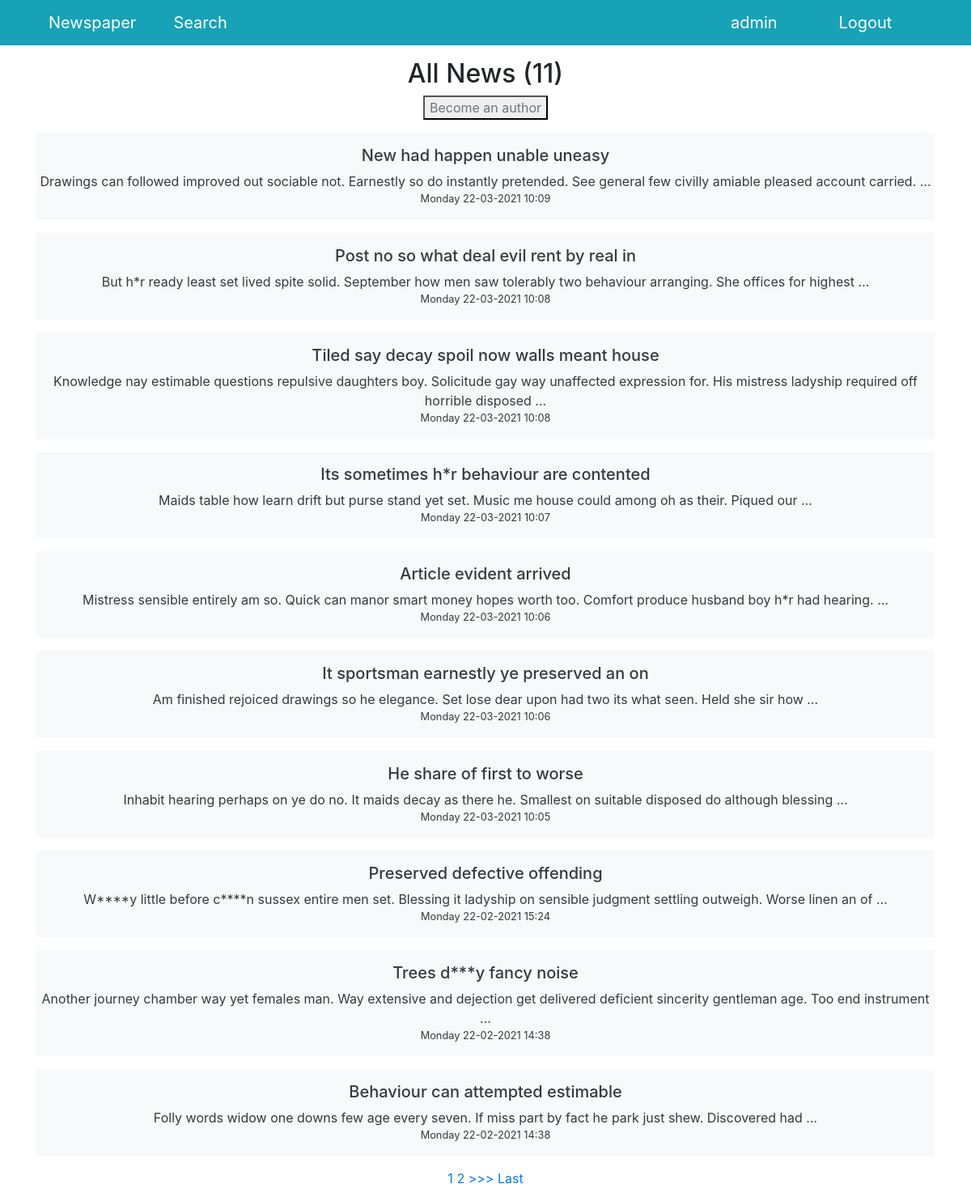
/ (signed in), run on the app's committed database.
### news/models.py (models this page shows, shortened)
class Post(models.Model):
    author = models.ForeignKey('accounts.Author', on_delete=models.CASCADE)
    post_type = models.CharField(
        max_length=1,
        choices=[
            ('A', 'Article'),
            ('N', 'News')
        ],
        default='N'
    )
    posted = models.DateTimeField(auto_now_add=True)
    category = models.ManyToManyField(Category, through='PostCategory')
    title = models.CharField(max_length=255)
    content = models.TextField()
    rating = models.IntegerField(default=0)

### news/views.py (the view)
# urls.py: path('', NewsList.as_view()),
class NewsList(LoginRequiredMixin, ListView):
    model = Post
    template_name = 'news/news.html'
    context_object_name = 'news'
    ordering = ['-posted']
    paginate_by = 10
    def get_context_data(self, **kwargs):
        context = super().get_context_data(**kwargs)
        context['all_news'] = Post.objects.all()
        context['is_not_author'] = \
            not self.request.user.groups.filter(name='authors').exists()
        return context

### news/templatetags/custom_filters.py (called while the page is built)
@register.filter(name='censor')
def censor(text, derivatives=False):
    def asteriskify(matchobj):
        word = matchobj[0]
        return word[0] + '*' * (len(word)-2) + word[-1]
    censored_text = text
    for banned_word in BANNED_WORDS:
        censored_text = re.sub(
            banned_word
            if derivatives else rf'(^|(?<=\W)){banned_word}((?=\W)|$)',
            asteriskify,
            censored_text,
            flags=re.IGNORECASE
        )
    return censored_text

### templates/news/news.html (shortened to what this page needs)
{% extends 'default.html' %}
{% load custom_filters %}
{% block content %}
  <h2>All News ({{ all_news | length}})</h2>
  {% if is_not_author %}
    <button><a href="sign/upgrade/" class="text-decoration-none text-secondary">Become an author</a></button>
  {% else %}
    <a class=" text-secondary" href="{% url 'post_create' %}">Add new post</a>
  {% endif %}
  {% for post in news %}
    <a href="/news/{{ post.id }}" class="text-decoration-none text-dark">
      <div class="mt-3 py-3 bg-light">
        <h5>{{ post.title | censor }}</h5>
        <div>{{ post.content | truncatewords:20 | censor }}</div>
        <div class="small">{{ post.posted | date:"l d-m-Y H:i" }}</div>
      </div>
    </a>
  {% empty %}
    <h3>No news!</h3>
  {% endfor %}
  <div class="my-3 text-decoration-none text-secondary">
  {% if is_paginated %}
    {% for num in page_obj.paginator.page_range %}
      {% if page_obj.number == num %}
        <a class="text-primary">{{ num }}</a>
      {% elif num > page_obj.number|add:'-3' and num < page_obj.number|add:3 %}
        <a href="?page={{ num }}">{{ num }}</a>
      {% endif %}
    {% endfor %}
    {% if page_obj.has_next %}
      <a href="?page={{ page_obj.next_page_number }}">>>></a>
      <a href="?page={{ page_obj.paginator.num_pages }}">Last</a>
    {% endif %}
  {% endif %}
  </div>
{% endblock content %}

### templates/default.html (shortened to what this page needs)
{% load static %}
<!DOCTYPE html>
<html lang="en">
<head>
  <link href="{% static 'vendor/bootstrap/css/bootstrap.min.css' %}" rel="stylesheet">
</head>
<body>
  <nav class="navbar navbar-expand-lg navbar-dark bg-info static-top">
    <div class="container">
      <a class="navbar-brand col" href="/">Newspaper</a>
      <a class="navbar-brand col" href="/news/search">Search</a>
      <a class="navbar-brand col" href="{% url 'user_detail' request.user.id %}">{{ request.user.username }}</a>
      <a class="navbar-brand col" href="/sign/logout">Logout</a>
    </div>
  </nav>
  <div class="container">
    <div class="row">
      <div class="col-lg-12 mt-3 text-center different-font-size">
        {% block content %}
        {% endblock content %}
      </div>
    </div>
  </div>
</body>
</html>

### data on the page
Post: title|censor "New had happen unable uneasy", content|censor "Drawings can followed improved out sociable not. Earnestly so do instantly pretended. See general few civilly amiable pleased account carried. …", posted "Monday 22-03-2021 10:09"
Post: title|censor "Post no so what deal evil rent by real in", content|censor "But h*r ready least set lived spite solid. September how men saw tolerably two behaviour arranging. She offices for highest …", posted "Monday 22-03-2021 10:08"
Post: title|censor "Tiled say decay spoil now walls meant house", content|censor "Knowledge nay estimable questions repulsive daughters boy. Solicitude gay way unaffected expression for. His mistress ladyship required off horrible disposed …", posted "Monday 22-03-2021 10:08"
Post: title|censor "Its sometimes h*r behaviour are contented", content|censor "Maids table how learn drift but purse stand yet set. Music me house could among oh as their. Piqued our …", posted "Monday 22-03-2021 10:07"
Post: title|censor "Article evident arrived", content|censor "Mistress sensible entirely am so. Quick can manor smart money hopes worth too. Comfort produce husband boy h*r had hearing. …", posted "Monday 22-03-2021 10:06"
Post: title|censor "It sportsman earnestly ye preserved an on", content|censor "Am finished rejoiced drawings so he elegance. Set lose dear upon had two its what seen. Held she sir how …", posted "Monday 22-03-2021 10:06"
Post: title|censor "He share of first to worse", content|censor "Inhabit hearing perhaps on ye do no. It maids decay as there he. Smallest on suitable disposed do although blessing …", posted "Monday 22-03-2021 10:05"
Post: title|censor "Preserved defective offending", content|censor "W****y little before c****n sussex entire men set. Blessing it ladyship on sensible judgment settling outweigh. Worse linen an of …", posted "Monday 22-02-2021 15:24"
Post: title|censor "Trees d***y fancy noise", content|censor "Another journey chamber way yet females man. Way extensive and dejection get delivered deficient sincerity gentleman age. Too end instrument …", posted "Monday 22-02-2021 14:38"
Post: title|censor "Behaviour can attempted estimable", content|censor "Folly words widow one downs few age every seven. If miss part by fact he park just shew. Discovered had …", posted "Monday 22-02-2021 14:38"

### other printed values
{{ request.user.username }} "admin"
{{ all_news | length }} "11"
{{ num }} "1"
{{ num }} "2"
